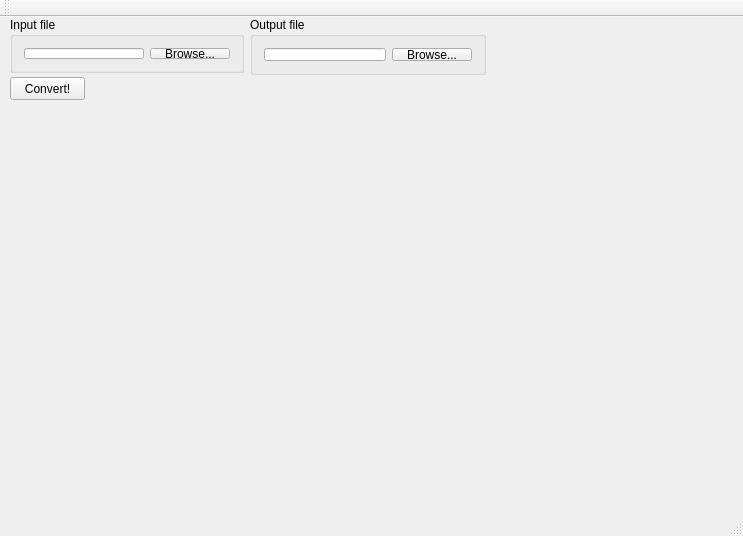
<?xml version="1.0" encoding="UTF-8"?>
<ui version="4.0">
 <class>MainWindow</class>
 <widget class="QMainWindow" name="MainWindow">
  <property name="geometry">
   <rect>
    <x>0</x>
    <y>0</y>
    <width>743</width>
    <height>536</height>
   </rect>
  </property>
  <property name="windowTitle">
   <string>MainWindow</string>
  </property>
  <widget class="QWidget" name="centralWidget">
   <widget class="QGroupBox" name="groupBox">
    <property name="geometry">
     <rect>
      <x>10</x>
      <y>0</y>
      <width>234</width>
      <height>56</height>
     </rect>
    </property>
    <property name="title">
     <string>Input file</string>
    </property>
    <layout class="QHBoxLayout" name="horizontalLayout_3">
     <item>
      <widget class="QLineEdit" name="inputTextbox"/>
     </item>
     <item>
      <widget class="QPushButton" name="inputButton">
       <property name="text">
        <string>Browse...</string>
       </property>
      </widget>
     </item>
    </layout>
   </widget>
   <widget class="QGroupBox" name="groupBox_2">
    <property name="geometry">
     <rect>
      <x>250</x>
      <y>0</y>
      <width>236</width>
      <height>58</height>
     </rect>
    </property>
    <property name="title">
     <string>Output file</string>
    </property>
    <layout class="QHBoxLayout" name="horizontalLayout_2">
     <item>
      <layout class="QHBoxLayout" name="horizontalLayout">
       <item>
        <widget class="QLineEdit" name="outputTextbox"/>
       </item>
       <item>
        <widget class="QPushButton" name="ouputButton">
         <property name="text">
          <string>Browse...</string>
         </property>
        </widget>
       </item>
      </layout>
     </item>
    </layout>
   </widget>
   <widget class="QPushButton" name="convertButton">
    <property name="geometry">
     <rect>
      <x>10</x>
      <y>60</y>
      <width>75</width>
      <height>23</height>
     </rect>
    </property>
    <property name="text">
     <string>Convert!</string>
    </property>
   </widget>
  </widget>
  <widget class="QMenuBar" name="menuBar">
   <property name="geometry">
    <rect>
     <x>0</x>
     <y>0</y>
     <width>743</width>
     <height>21</height>
    </rect>
   </property>
  </widget>
  <widget class="QToolBar" name="mainToolBar">
   <attribute name="toolBarArea">
    <enum>TopToolBarArea</enum>
   </attribute>
   <attribute name="toolBarBreak">
    <bool>false</bool>
   </attribute>
  </widget>
  <widget class="QStatusBar" name="statusBar"/>
 </widget>
 <layoutdefault spacing="6" margin="11"/>
 <resources/>
 <connections>
  <connection>
   <sender>inputButton</sender>
   <signal>clicked()</signal>
   <receiver>MainWindow</receiver>
   <slot>browseInput()</slot>
   <hints>
    <hint type="sourcelabel">
     <x>200</x>
     <y>72</y>
    </hint>
    <hint type="destinationlabel">
     <x>201</x>
     <y>137</y>
    </hint>
   </hints>
  </connection>
  <connection>
   <sender>ouputButton</sender>
   <signal>clicked()</signal>
   <receiver>MainWindow</receiver>
   <slot>browseOutput()</slot>
   <hints>
    <hint type="sourcelabel">
     <x>421</x>
     <y>69</y>
    </hint>
    <hint type="destinationlabel">
     <x>422</x>
     <y>137</y>
    </hint>
   </hints>
  </connection>
 </connections>
 <slots>
  <slot>browseInput()</slot>
  <slot>browseOutput()</slot>
 </slots>
</ui>
